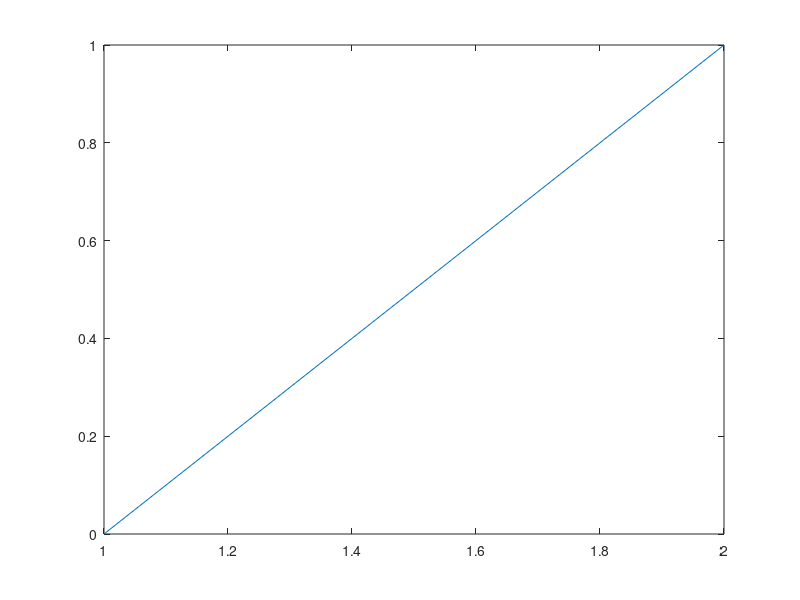

This chart was generated by the following MATLAB code: (Note: this script raises an error after producing the figure.)
%=============================================================================
% Copyright (c) 2016-present Allan CORNET (Nelson)
%=============================================================================
% This file is part of Nelson.
%=============================================================================
% LICENCE_BLOCK_BEGIN
% SPDX-License-Identifier: LGPL-3.0-or-later
% LICENCE_BLOCK_END
%=============================================================================
% <--ADV-CLI MODE-->
%=============================================================================
% Pin the calibration geometry for 573x460 on a 1024x768 CI runner.
set(groot, 'DefaultFigurePosition', [423 180 1074 646]);
%=============================================================================
f = figure('Visible', 'off');
plot([0 1]);
[t, s] = title('Straight Line', 'Slope = 1, y-Intercept = 0', 'Color', 'blue');
asserts.isequal(t.String, 'Straight Line');
asserts.isequal(s.String, 'Slope = 1, y-Intercept = 0');
asserts.isequal(t.Color, [0 0 1]);
asserts.isequal(s.Color, [0 0 1]);
asserts.isequal(t.Units, 'data');
asserts.isequal(s.Units, 'data');
asserts.isapprox(t.Position, expectedTitlePosition(gca(), true), 1e-12);
asserts.isapprox(s.Position, expectedSubtitlePosition(gca()), 1e-12);
asserts.isequal(t.FontSize, s.FontSize);
asserts.isequal(t.FontWeight, 'bold');
asserts.isequal(s.FontWeight, 'normal');
%=============================================================================
f = figure('Visible', 'off');
plot([0 1]);
ax = gca();
[t, s] = title('Straight Line', 'Slope = 1');
drawnow();
heightBefore = ax.Position(4);
% Default title+subtitle: axes height matches expected behavior (0.815).
asserts.isapprox(heightBefore, 0.815, 5e-6);
t.FontSize = 16;
drawnow();
% A 16pt title with a subtitle still fits inside the default top margin, so the
% axes height stays 0.815 (matches expected behavior, which keeps 0.815 until the
% title font genuinely overflows the top margin -- shrinking starts at 17pt).
asserts.isapprox(ax.Position(4), heightBefore, 5e-6);
asserts.isapprox(ax.Position(4), 0.815, 5e-6);
asserts.isapprox(t.Position, [1.5000006384574451 1.054093568490805 0], 1e-12);
asserts.isapprox(s.Position, [1.5000006384574451 1.0053606237816766 0], 1e-12);
%=============================================================================
title('Only title');
ax = gca();
asserts.isequal(ax.Subtitle.String, '');
close all;
%=============================================================================
function pos = expectedSubtitlePosition(ax)
  yLimits = ax.YLim;
  x = expectedTitleXPosition(ax);
  yRange = yLimits(2) - yLimits(1);
  if yRange <= 0
    yRange = 1;
  end
  if ~isempty(ax.Children)
    if isEmptyTitleString(ax)
      yOffset = 0.005218216318785;
    else
      yOffset = 0.005248091603053;
    end
  elseif isEmptyTitleString(ax)
    yOffset = 0.00642523364486;
  else
    yOffset = 0.00661057692308;
  end
  z = expectedTextZ(ax);
  pos = [x, yLimits(2) + yRange * yOffset, z];
end
%=============================================================================
function pos = expectedTitlePosition(ax, hasSubtitle)
  yLimits = ax.YLim;
  x = expectedTitleXPosition(ax);
  yRange = yLimits(2) - yLimits(1);
  if yRange <= 0
    yRange = 1;
  end
  if hasSubtitle && ~isempty(ax.Children)
    yOffset = 0.050572520297295;
  elseif hasSubtitle
    if isEmptyTitleString(ax)
      yOffset = 0.06191588933594;
    else
      yOffset = 0.06370192460525;
    end
  else
    yOffset = 0.0125;
  end
  z = expectedTextZ(ax);
  pos = [x, yLimits(2) + yRange * yOffset, z];
end
%=============================================================================
function x = expectedTitleXPosition(ax)
  xLimits = ax.XLim;
  if strcmp(ax.TitleHorizontalAlignment, 'left')
    x = xLimits(1);
  elseif strcmp(ax.TitleHorizontalAlignment, 'right')
    x = xLimits(2);
  else
    x = (xLimits(1) + xLimits(2)) * 0.5;
    position = ax.Position;
    if ~isempty(ax.Children) && numel(position) >= 4 && abs(position(1) - 0.13) < 1e-12 ...
        && abs(position(2) - 0.11) < 1e-12 && abs(position(3) - 0.775) < 1e-12 ...
        && position(4) <= 0.815 + 1e-12 && position(4) >= 0.75
      x = x + (xLimits(2) - xLimits(1)) * 6.38457445e-7;
    end
  end
end
%=============================================================================
function z = expectedTextZ(ax)
  if isempty(ax.Children)
    zLimits = ax.ZLim;
    z = (zLimits(1) + zLimits(2)) * 0.5;
  else
    z = 0;
  end
end
%=============================================================================
function tf = isEmptyTitleString(ax)
  titleString = ax.Title.String;
  tf = length(titleString) == 0 || strcmp(titleString, '');
end
%=============================================================================
